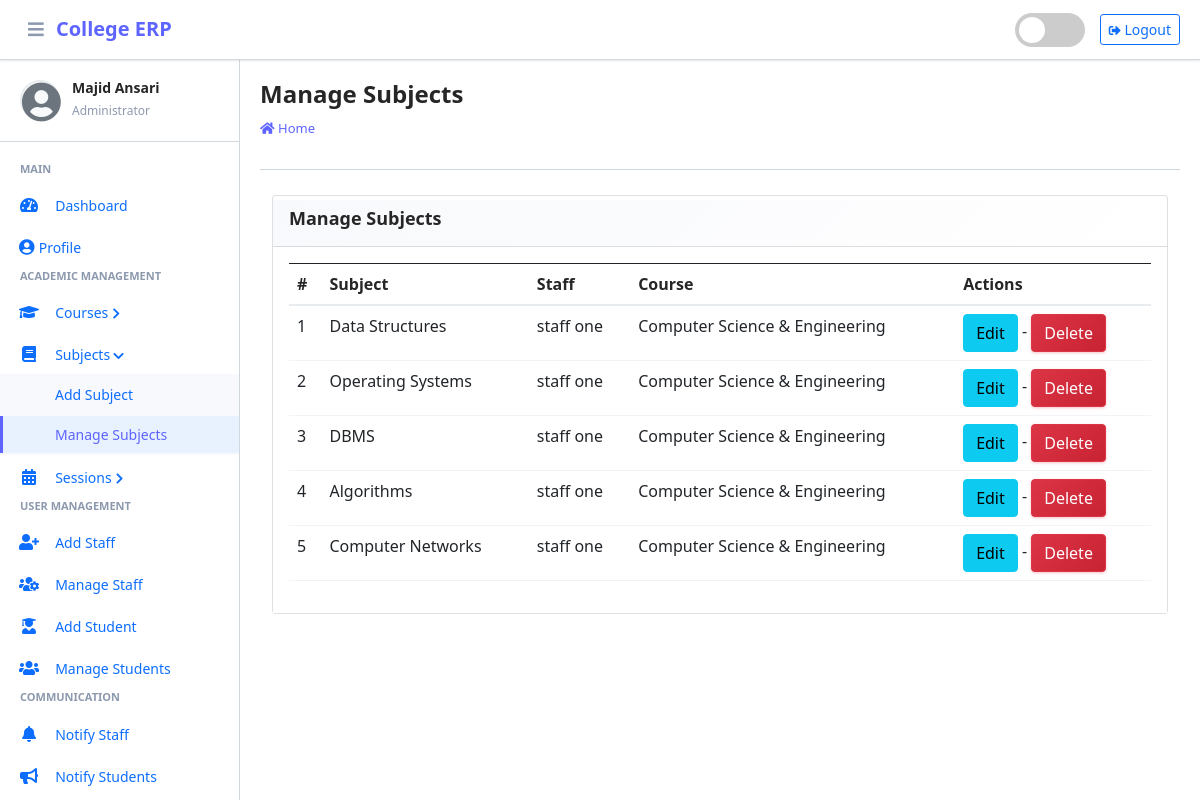
The app's page /subject/manage/ (signed in) with its own data.
### main_app/models.py (models this page shows, shortened)
class CustomUser(AbstractUser):
    USER_TYPE = ((1, "HOD"), (2, "Staff"), (3, "Student"))
    GENDER = [("M", "Male"), ("F", "Female")]
    username = None  # Removed username, using email instead
    email = models.EmailField(unique=True)
    user_type = models.CharField(default=1, choices=USER_TYPE, max_length=1)
    gender = models.CharField(max_length=1, choices=GENDER)
    profile_pic = models.ImageField()
    address = models.TextField()
    fcm_token = models.TextField(default="")  # For firebase notifications
    created_at = models.DateTimeField(auto_now_add=True)
    updated_at = models.DateTimeField(auto_now=True)
    USERNAME_FIELD = "email"
    REQUIRED_FIELDS = []
    objects = CustomUserManager()
    def __str__(self):
        return  self.first_name + " " + self.last_name

class Subject(models.Model):
    name = models.CharField(max_length=120)
    staff = models.ForeignKey(Staff,on_delete=models.CASCADE,)
    course = models.ForeignKey(Course, on_delete=models.CASCADE)
    updated_at = models.DateTimeField(auto_now=True)
    created_at = models.DateTimeField(auto_now_add=True)

class Staff(models.Model):
    course = models.ForeignKey(Course, on_delete=models.DO_NOTHING, null=True, blank=False)
    admin = models.OneToOneField(CustomUser, on_delete=models.CASCADE)

class Course(models.Model):
    name = models.CharField(max_length=120)
    created_at = models.DateTimeField(auto_now_add=True)
    updated_at = models.DateTimeField(auto_now=True)

### main_app/hod_views.py (the view)
# urls.py: path("subject/manage/", hod_views.manage_subject, name='manage_subject'),
def manage_subject(request):
    subjects = Subject.objects.all()
    context = {
        'subjects': subjects,
        'page_title': 'Manage Subjects'
    }
    return render(request, "hod_template/manage_subject.html", context)

### main_app/templates/hod_template/manage_subject.html
{% extends 'main_app/base.html' %}
{% load static %}
{% block page_title %}{{page_title}}{% endblock page_title %}
{% block content %}
<section class="content">
    <div class="container-fluid">
        <div class="row">
            <div class="col-md-12">
                <div class="card">
                    <div class="card-header">
                        <h3 class="card-title">{{page_title}}</h3>
                    </div>
                    <div class="card-body">
                        <table id="example2" class="table table-bordered table-hover">
                            <thead class="thead-dark">
                                <tr>
                                    <th>#</th>
                                    <th>Subject</th>
                                    <th>Staff</th>
                                    <th>Course</th>
                                    <th>Actions</th>
                                </tr>
                            </thead>
                            <tbody>
                                {% for subject in subjects %}
                                <tr>
                                    <td>{{ forloop.counter }}</td>
                                    <td>{{subject.name}}</td>
                                    <td>{{subject.staff.admin}}</td>
                                    <td>{{subject.course.name}}</td>
                                    <td>
                                        <a href="{% url 'edit_subject' subject.id %}" class="btn btn-info">Edit</a> -
                                        <a href="{% url 'delete_subject' subject.id %}" onclick="return confirm('Are you sure you want to delete this ?')" class="btn btn-danger">Delete</a>
                                    </td>
                                </tr>
                                {% endfor %}
                            </tbody>
                        </table>
                    </div>
                </div>
            </div>
        </div>
    </div>
</section>
{% endblock content %}

### main_app/templates/main_app/erpnext_sidebar.html (shortened to what this page needs)
{% load static %}
<div class="sidebar-header">
    <div class="sidebar-user">
        <i class="fas fa-user-circle sidebar-default-avatar" id="default-avatar" style="display: none;"></i>
        <div class="sidebar-user-info">
            <h6>{{ user.get_full_name|default:user.username }}</h6>
            <small>
                {% if user.user_type == '1' %}
                    Administrator
                {% elif user.user_type == '2' %}
                    Staff Member
                {% else %}
                    Student
                {% endif %}
            </small>
        </div>
    </div>
</div>
<div class="nav-section">
    {% if user.user_type == '1' %}
        <h6 class="nav-section-title">Main</h6>
        <div class="nav-item">
            {% url 'admin_home' as admin_home %}
            <a href="{{ admin_home }}" class="nav-link {% if admin_home == request.path %}active{% endif %}">
                <i class="nav-icon fas fa-tachometer-alt"></i>
                <span class="nav-text">Dashboard</span>
            </a>
        </div>
        <div class="nav-item">
            {% url 'admin_view_profile' as admin_view_profile %}
            <a href="{{ admin_view_profile }}" class="nav-link {% if admin_view_profile == request.path %}active{% endif %}">
                <i class="fas fa-user-circle"></i>
                <span class="nav-text">Profile</span>
            </a>
        </div>
        <h6 class="nav-section-title">Academic Management</h6>
        <div class="nav-item has-submenu {% if 'course' in request.path %}open{% endif %}">
            <a href="#" class="nav-link">
                <i class="nav-icon fas fa-graduation-cap"></i>
                <span class="nav-text">Courses</span>
                <i class="nav-arrow fas fa-chevron-right"></i>
            </a>
        </div>
        <div class="nav-item has-submenu {% if 'subject' in request.path %}open{% endif %}">
            <a href="#" class="nav-link">
                <i class="nav-icon fas fa-book"></i>
                <span class="nav-text">Subjects</span>
                <i class="nav-arrow fas fa-chevron-right"></i>
            </a>
            <div class="nav-submenu">
                <div class="nav-item">
                    {% url 'add_subject' as add_subject %}
                    <a href="{{ add_subject }}" class="nav-link {% if add_subject == request.path %}active{% endif %}">
                        <span class="nav-text">Add Subject</span>
                    </a>
                </div>
                <div class="nav-item">
                    {% url 'manage_subject' as manage_subject %}
                    <a href="{{ manage_subject }}" class="nav-link {% if manage_subject == request.path or 'edit_subject' in request.path %}active{% endif %}">
                        <span class="nav-text">Manage Subjects</span>
                    </a>
                </div>
            </div>
        </div>
        <div class="nav-item has-submenu {% if 'session' in request.path %}open{% endif %}">
            <a href="#" class="nav-link">
                <i class="nav-icon fas fa-calendar-alt"></i>
                <span class="nav-text">Sessions</span>
                <i class="nav-arrow fas fa-chevron-right"></i>
            </a>
        </div>
        <h6 class="nav-section-title">User Management</h6>
        <div class="nav-item">
            {% url 'add_staff' as add_staff %}
            <a href="{{ add_staff }}" class="nav-link {% if add_staff == request.path %}active{% endif %}">
                <i class="nav-icon fas fa-user-plus"></i>
                <span class="nav-text">Add Staff</span>
            </a>
        </div>
        <div class="nav-item">
            {% url 'manage_staff' as manage_staff %}
            <a href="{{ manage_staff }}" class="nav-link {% if manage_staff == request.path or 'edit_staff' in request.path %}active{% endif %}">
                <i class="nav-icon fas fa-users-cog"></i>
                <span class="nav-text">Manage Staff</span>
            </a>
        </div>
        <div class="nav-item">
            {% url 'add_student' as add_student %}
            <a href="{{ add_student }}" class="nav-link {% if add_student == request.path %}active{% endif %}">
                <i class="nav-icon fas fa-user-graduate"></i>
                <span class="nav-text">Add Student</span>
            </a>
        </div>
        <div class="nav-item">
            {% url 'manage_student' as manage_student %}
            <a href="{{ manage_student }}" class="nav-link {% if manage_student == request.path or 'edit_student' in request.path %}active{% endif %}">
                <i class="nav-icon fas fa-users"></i>
                <span class="nav-text">Manage Students</span>
            </a>
        </div>
        <h6 class="nav-section-title">Communication</h6>
        <div class="nav-item">
            {% url 'admin_notify_staff' as admin_notify_staff %}
            <a href="{{ admin_notify_staff }}" class="nav-link {% if admin_notify_staff == request.path %}active{% endif %}">
                <i class="nav-icon fas fa-bell"></i>
                <span class="nav-text">Notify Staff</span>
            </a>
        </div>
        <div class="nav-item">
            {% url 'admin_notify_student' as admin_notify_student %}
            <a href="{{ admin_notify_student }}" class="nav-link {% if admin_notify_student == request.path %}active{% endif %}">
                <i class="nav-icon fas fa-bullhorn"></i>
                <span class="nav-text">Notify Students</span>
            </a>
        </div>
    {% endif %}
</div>

### records on screen
CustomUser: get_full_name "Majid Ansari"
Subject: name "Data Structures", staff.admin "staff one", course.name "Computer Science & Engineering"
Subject: name "Operating Systems", staff.admin "staff one", course.name "Computer Science & Engineering"
Subject: name "DBMS", staff.admin "staff one", course.name "Computer Science & Engineering"
Subject: name "Algorithms", staff.admin "staff one", course.name "Computer Science & Engineering"
Subject: name "Computer Networks", staff.admin "staff one", course.name "Computer Science & Engineering"

### other values on screen
{{ page_title }} "Manage Subjects"
